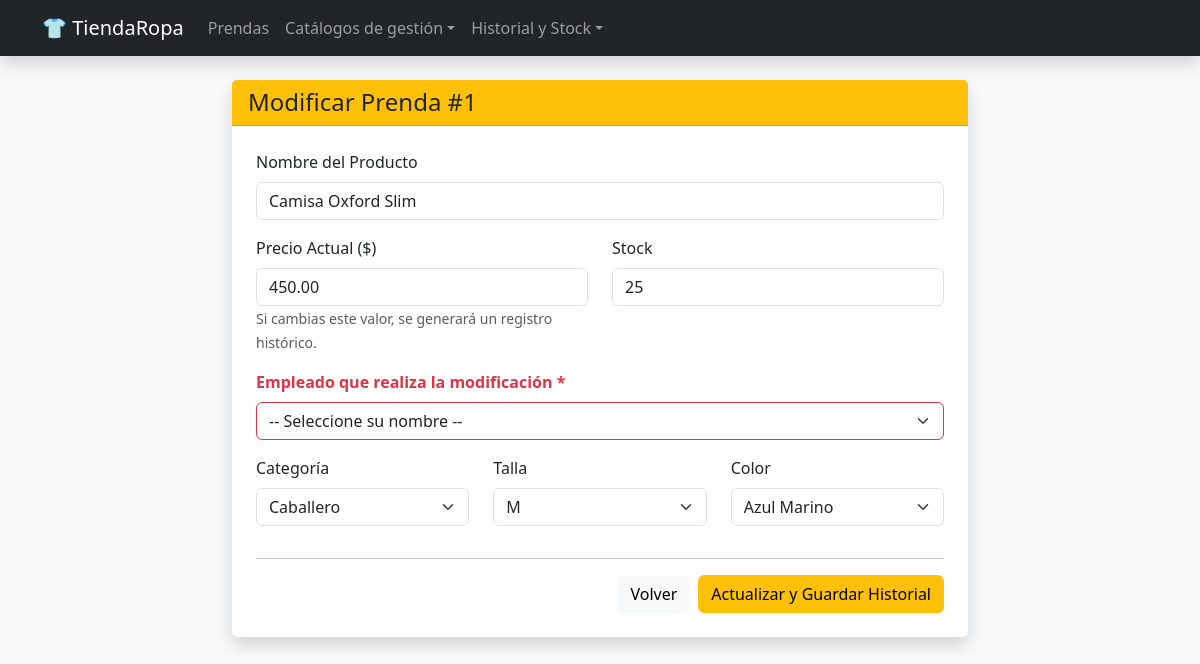
The page /tienda_ropa/editar.php?id=1 on the database its author committed.
### tables this page shows
CREATE TABLE `prenda` (
  `id_prenda` int(11) NOT NULL,
  `nombre` varchar(100) NOT NULL,
  `precio` decimal(10,2) NOT NULL,
  `stock_actual` int(11) DEFAULT 0,
  `id_categoria` int(11) NOT NULL,
  `id_talla` int(11) NOT NULL,
  `id_color` int(11) NOT NULL
);

### tienda_ropa/editar.php (the view, shortened to what this page needs)
<?php
include 'db.php';
$id = $_GET['id'];
$stmt = $conn->prepare("SELECT * FROM prenda WHERE id_prenda = ?");
$stmt->execute([$id]);
$prenda = $stmt->fetch(PDO::FETCH_ASSOC);
?>
<!DOCTYPE html>
<html lang="es">
<head>
    <link href="https://cdn.jsdelivr.net/npm/bootstrap@5.3.0/dist/css/bootstrap.min.css" rel="stylesheet">
</head>
<body class="bg-light">
    <?php include 'header.php'; ?>
    <div class="container">
        <div class="row justify-content-center">
            <div class="col-md-8">
                <div class="card shadow border-0">
                    <div class="card-header bg-warning">
                        <h4 class="mb-0">Modificar Prenda #<?= $id ?></h4>
                    </div>
                    <div class="card-body p-4">
                        <form method="POST">
                            <div class="mb-3">
                                <label class="form-label">Nombre del Producto</label>
                                <input type="text" name="nombre" class="form-control" value="<?= htmlspecialchars($prenda['nombre']) ?>" required>
                            </div>
                            <div class="row">
                                <div class="col-md-6 mb-3">
                                    <label class="form-label">Precio Actual ($)</label>
                                    <input type="number" step="0.01" name="precio" class="form-control" value="<?= $prenda['precio'] ?>" required>
                                    <small class="text-muted">Si cambias este valor, se generará un registro histórico.</small>
                                </div>
                                <div class="col-md-6 mb-3">
                                    <label class="form-label">Stock</label>
                                    <input type="number" name="stock" class="form-control" value="<?= $prenda['stock_actual'] ?>" required>
                                </div>
                            </div>
                            <div class="mb-3">
                                <label class="form-label text-danger fw-bold">Empleado que realiza la modificación *</label>
                                <select name="id_empleado" class="form-select border-danger" required>
                                    <option value="">-- Seleccione su nombre --</option>
                                </select>
                            </div>
                            <div class="row">
                                <div class="col-md-4 mb-3">
                                    <label class="form-label">Categoría</label>
                                    <select name="id_categoria" class="form-select">
                                        <?php
                                        $res = $conn->query("SELECT * FROM categoria");
                                        while($row = $res->fetch()){
                                            $selected = ($row['id_categoria'] == $prenda['id_categoria']) ? 'selected' : '';
                                            echo "<option value='{$row['id_categoria']}' $selected>{$row['nombre']}</option>";
                                        }
                                        ?>
                                    </select>
                                </div>
                                <div class="col-md-4 mb-3">
                                    <label class="form-label">Talla</label>
                                    <select name="id_talla" class="form-select">
                                        <?php
                                        $res = $conn->query("SELECT * FROM talla");
                                        while($row = $res->fetch()){
                                            $selected = ($row['id_talla'] == $prenda['id_talla']) ? 'selected' : '';
                                            echo "<option value='{$row['id_talla']}' $selected>".strtoupper($row['talla'])."</option>";
                                        }
                                        ?>
                                    </select>
                                </div>
                                <div class="col-md-4 mb-3">
                                    <label class="form-label">Color</label>
                                    <select name="id_color" class="form-select">
                                        <?php
                                        $res = $conn->query("SELECT * FROM color");
                                        while($row = $res->fetch()){
                                            $selected = ($row['id_color'] == $prenda['id_color']) ? 'selected' : '';
                                            echo "<option value='{$row['id_color']}' $selected>{$row['nombre']}</option>";
                                        }
                                        ?>
                                    </select>
                                </div>
                            </div>
                            <hr>
                            <div class="d-flex justify-content-end">
                                <a href="index.php" class="btn btn-light me-2">Volver</a>
                                <button type="submit" class="btn btn-warning">Actualizar y Guardar Historial</button>
                            </div>
                        </form>
                    </div>
                </div>
            </div>
        </div>
    </div>
</body>
</html>

### rows shown on the page
prenda: nombre "Camisa Oxford Slim", precio "450.00", stock "25"

### other values the page prints
$id "1"
form field id_categoria "Caballero"
form field id_talla "M"
form field id_color "Azul Marino"
